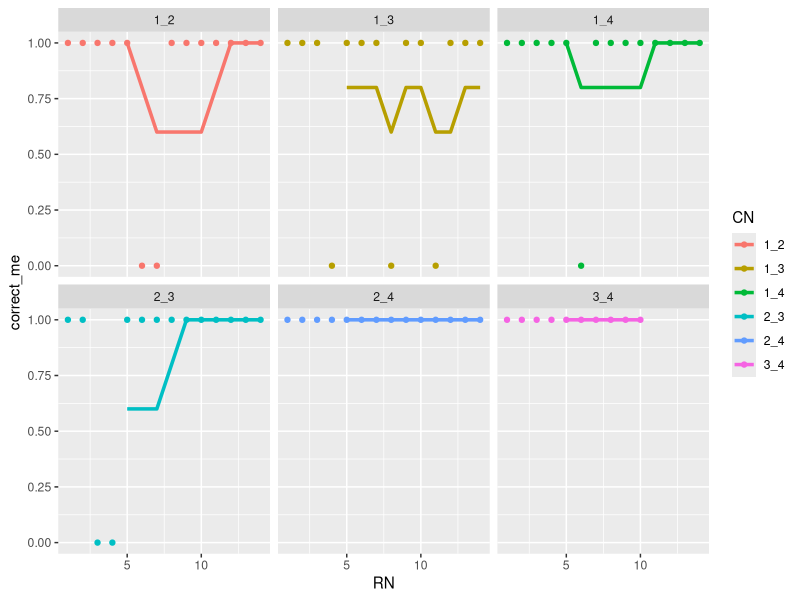
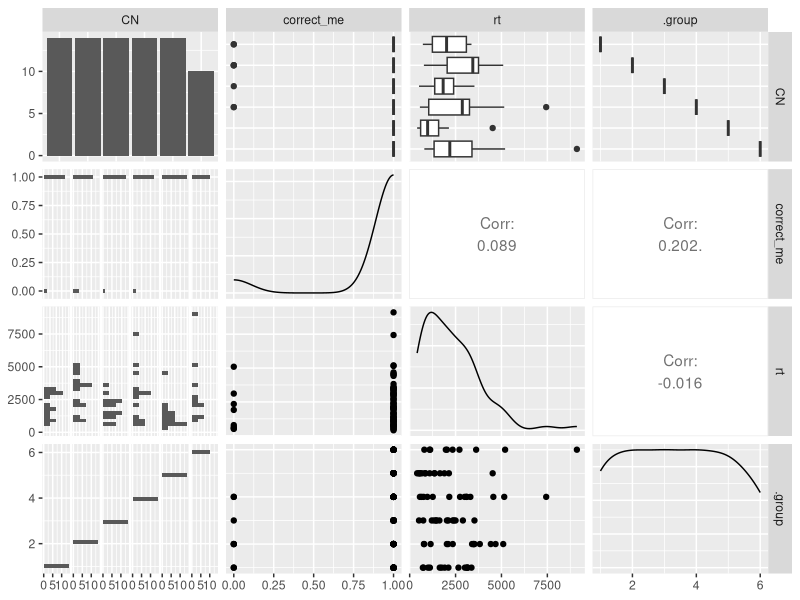

These figures' R source, in order:
#setwd("/Users/evanrussek/uws_jsp/data")
setwd("C:/Users/erussek/uws_jsp/data")

library(dplyr)
library(tidyr)
library(ggplot2)
library(reshape2)
library(zoo)
library(ggthemes)
library(GGally)

data <- read.csv("evan_practice_new.csv")
print(colnames(data))

cdf <- data %>%
  filter(grepl("CHOICE", phase)) %>%
  mutate(choice = chosen_machine, outcome = outcome_reached,
         correct_me =  1*(correct_response == "TRUE"), CA = C1, CB = C2,
         rt = as.numeric(as.character(rt))) %>%
  unite("CN", CA, CB) %>%
  mutate(C_best = case_when(
    o1_val > o2_val ~ 1,
    o1_val < o2_val ~ 2
  ),
  gain = case_when(o1_val > 0 | o2_val > 0 ~ 1,
                   o1_val < 0 | o2_val < 0 ~ 0)) %>%
  select(choice, outcome, correct_me, correct, correct_response, rt, C1, C2, CN, C_best, gain, o1_val, o2_val)

ntrials <- dim(cdf)[1]

# how many trial types did we do of each gruop?
cdf %>% group_by(CN) %>% tally() # looks like the 3 vs 4 comp got left out... fixed this...
cdf <- cdf %>% mutate(TN = row_number()) %>%
    group_by(CN) %>% 
  mutate(RN = row_number(), 
  avg_corr = rollmean(correct_me, 5, na.pad = TRUE, align = "right"))
  #//looks like the 3 vs 4 comp got left out... fixed this...


ggplot(cdf, aes(x= RN, y = correct_me, color = CN)) +
  geom_point() + geom_line(aes(y = avg_corr), size = 1.2) +
  facet_wrap(~ CN)

# add in a 6th run of that... 

cdf %>% select(correct_me, rt) %>%
  ggpairs()

